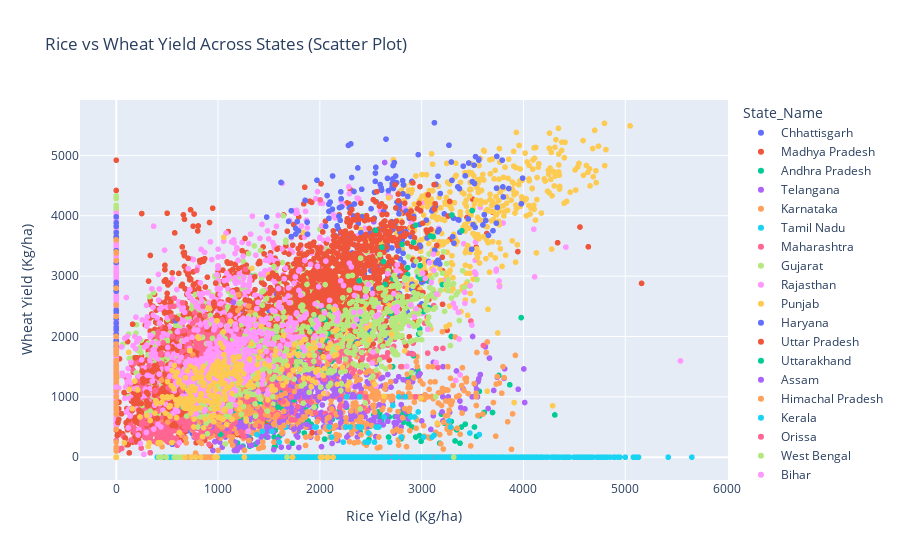

The code cell stored with this chart in its notebook:
### Markdown cell above
Rice vs. Wheat Yield Across States

### Code cell
# Select relevant columns for Rice and Wheat Yield
yield_df = df[['State_Name', 'RICE_YIELD_Kg_per_ha', 'WHEAT_YIELD_Kg_per_ha']]

# Create Scatter Plot using Plotly
fig = px.scatter(
    yield_df,
    x='RICE_YIELD_Kg_per_ha',
    y='WHEAT_YIELD_Kg_per_ha',
    hover_name='State_Name',
    size_max=60,
    color='State_Name',
    title='Rice vs Wheat Yield Across States (Scatter Plot)',
    labels={'RICE_YIELD_Kg_per_ha': 'Rice Yield (Kg/ha)', 'WHEAT_YIELD_Kg_per_ha': 'Wheat Yield (Kg/ha)'}
)

fig.show()

### Figure 1 — Plotly figure (JSON) as saved in the notebook; plotly's stock layout.template omitted (floating-point values rounded to 4 significant figures; data arrays with more than 128 entries replaced by an {"elided": "..."} marker saying what was removed)
{"data": [{"hovertemplate": "<b>%{hovertext}</b><br><br>State_Name=Chhattisgarh<br>Rice Yield (Kg/ha)=%{x}<br>Wheat Yield (Kg/ha)=%{y}<extra></extra>", "hovertext": {"elided": "312 str values"}, "legendgroup": "Chhattisgarh", "marker": {"color": "#636efa", "symbol": "circle"}, "mode": "markers", "name": "Chhattisgarh", "showlegend": true, "type": "scattergl", "x": {"elided": "312 float values"}, "xaxis": "x", "y": {"elided": "312 float values"}, "yaxis": "y"}, {"hovertemplate": "<b>%{hovertext}</b><br><br>State_Name=Madhya Pradesh<br>Rice Yield (Kg/ha)=%{x}<br>Wheat Yield (Kg/ha)=%{y}<extra></extra>", "hovertext": {"elided": "1924 str values"}, "legendgroup": "Madhya Pradesh", "marker": {"color": "#EF553B", "symbol": "circle"}, "mode": "markers", "name": "Madhya Pradesh", "showlegend": true, "type": "scattergl", "x": {"elided": "1924 float values"}, "xaxis": "x", "y": {"elided": "1924 float values"}, "yaxis": "y"}, {"hovertemplate": "<b>%{hovertext}</b><br><br>State_Name=Andhra Pradesh<br>Rice Yield (Kg/ha)=%{x}<br>Wheat Yield (Kg/ha)=%{y}<extra></extra>", "hovertext": {"elided": "572 str values"}, "legendgroup": "Andhra Pradesh", "marker": {"color": "#00cc96", "symbol": "circle"}, "mode": "markers", "name": "Andhra Pradesh", "showlegend": true, "type": "scattergl", "x": {"elided": "572 float values"}, "xaxis": "x", "y": {"elided": "572 float values"}, "yaxis": "y"}, {"hovertemplate": "<b>%{hovertext}</b><br><br>State_Name=Telangana<br>Rice Yield (Kg/ha)=%{x}<br>Wheat Yield (Kg/ha)=%{y}<extra></extra>", "hovertext": {"elided": "468 str values"}, "legendgroup": "Telangana", "marker": {"color": "#ab63fa", "symbol": "circle"}, "mode": "markers", "name": "Telangana", "showlegend": true, "type": "scattergl", "x": {"elided": "468 float values"}, "xaxis": "x", "y": {"elided": "468 float values"}, "yaxis": "y"}, {"hovertemplate": "<b>%{hovertext}</b><br><br>State_Name=Karnataka<br>Rice Yield (Kg/ha)=%{x}<br>Wheat Yield (Kg/ha)=%{y}<extra></extra>", "hovertext": {"elided": "988 str values"}, "legendgroup": "Karnataka", "marker": {"color": "#FFA15A", "symbol": "circle"}, "mode": "markers", "name": "Karnataka", "showlegend": true, "type": "scattergl", "x": {"elided": "988 float values"}, "xaxis": "x", "y": {"elided": "988 float values"}, "yaxis": "y"}, {"hovertemplate": "<b>%{hovertext}</b><br><br>State_Name=Tamil Nadu<br>Rice Yield (Kg/ha)=%{x}<br>Wheat Yield (Kg/ha)=%{y}<extra></extra>", "hovertext": {"elided": "624 str values"}, "legendgroup": "Tamil Nadu", "marker": {"color": "#19d3f3", "symbol": "circle"}, "mode": "markers", "name": "Tamil Nadu", "showlegend": true, "type": "scattergl", "x": {"elided": "624 float values"}, "xaxis": "x", "y": {"elided": "624 float values"}, "yaxis": "y"}, {"hovertemplate": "<b>%{hovertext}</b><br><br>State_Name=Maharashtra<br>Rice Yield (Kg/ha)=%{x}<br>Wheat Yield (Kg/ha)=%{y}<extra></extra>", "hovertext": {"elided": "1348 str values"}, "legendgroup": "Maharashtra", "marker": {"color": "#FF6692", "symbol": "circle"}, "mode": "markers", "name": "Maharashtra", "showlegend": true, "type": "scattergl", "x": {"elided": "1348 float values"}, "xaxis": "x", "y": {"elided": "1348 float values"}, "yaxis": "y"}, {"hovertemplate": "<b>%{hovertext}</b><br><br>State_Name=Gujarat<br>Rice Yield (Kg/ha)=%{x}<br>Wheat Yield (Kg/ha)=%{y}<extra></extra>", "hovertext": {"elided": "936 str values"}, "legendgroup": "Gujarat", "marker": {"color": "#B6E880", "symbol": "circle"}, "mode": "markers", "name": "Gujarat", "showlegend": true, "type": "scattergl", "x": {"elided": "936 float values"}, "xaxis": "x", "y": {"elided": "936 float values"}, "yaxis": "y"}, {"hovertemplate": "<b>%{hovertext}</b><br><br>State_Name=Rajasthan<br>Rice Yield (Kg/ha)=%{x}<br>Wheat Yield (Kg/ha)=%{y}<extra></extra>", "hovertext": {"elided": "1352 str values"}, "legendgroup": "Rajasthan", "marker": {"color": "#FF97FF", "symbol": "circle"}, "mode": "markers", "name": "Rajasthan", "showlegend": true, "type": "scattergl", "x": {"elided": "1352 float values"}, "xaxis": "x", "y": {"elided": "1352 float values"}, "yaxis": "y"}, {"hovertemplate": "<b>%{hovertext}</b><br><br>State_Name=Punjab<br>Rice Yield (Kg/ha)=%{x}<br>Wheat Yield (Kg/ha)=%{y}<extra></extra>", "hovertext": {"elided": "572 str values"}, "legendgroup": "Punjab", "marker": {"color": "#FECB52", "symbol": "circle"}, "mode": "markers", "name": "Punjab", "showlegend": true, "type": "scattergl", "x": {"elided": "572 float values"}, "xaxis": "x", "y": {"elided": "572 float values"}, "yaxis": "y"}, {"hovertemplate": "<b>%{hovertext}</b><br><br>State_Name=Haryana<br>Rice Yield (Kg/ha)=%{x}<br>Wheat Yield (Kg/ha)=%{y}<extra></extra>", "hovertext": {"elided": "364 str values"}, "legendgroup": "Haryana", "marker": {"color": "#636efa", "symbol": "circle"}, "mode": "markers", "name": "Haryana", "showlegend": true, "type": "scattergl", "x": {"elided": "364 float values"}, "xaxis": "x", "y": {"elided": "364 float values"}, "yaxis": "y"}, {"hovertemplate": "<b>%{hovertext}</b><br><br>State_Name=Uttar Pradesh<br>Rice Yield (Kg/ha)=%{x}<br>Wheat Yield (Kg/ha)=%{y}<extra></extra>", "hovertext": {"elided": "2392 str values"}, "legendgroup": "Uttar Pradesh", "marker": {"color": "#EF553B", "symbol": "circle"}, "mode": "markers", "name": "Uttar Pradesh", "showlegend": true, "type": "scattergl", "x": {"elided": "2392 float values"}, "xaxis": "x", "y": {"elided": "2392 float values"}, "yaxis": "y"}, {"hovertemplate": "<b>%{hovertext}</b><br><br>State_Name=Uttarakhand<br>Rice Yield (Kg/ha)=%{x}<br>Wheat Yield (Kg/ha)=%{y}<extra></extra>", "hovertext": {"elided": "416 str values"}, "legendgroup": "Uttarakhand", "marker": {"color": "#00cc96", "symbol": "circle"}, "mode": "markers", "name": "Uttarakhand", "showlegend": true, "type": "scattergl", "x": {"elided": "416 float values"}, "xaxis": "x", "y": {"elided": "416 float values"}, "yaxis": "y"}, {"hovertemplate": "<b>%{hovertext}</b><br><br>State_Name=Assam<br>Rice Yield (Kg/ha)=%{x}<br>Wheat Yield (Kg/ha)=%{y}<extra></extra>", "hovertext": {"elided": "520 str values"}, "legendgroup": "Assam", "marker": {"color": "#ab63fa", "symbol": "circle"}, "mode": "markers", "name": "Assam", "showlegend": true, "type": "scattergl", "x": {"elided": "520 float values"}, "xaxis": "x", "y": {"elided": "520 float values"}, "yaxis": "y"}, {"hovertemplate": "<b>%{hovertext}</b><br><br>State_Name=Himachal Pradesh<br>Rice Yield (Kg/ha)=%{x}<br>Wheat Yield (Kg/ha)=%{y}<extra></extra>", "hovertext": {"elided": "520 str values"}, "legendgroup": "Himachal Pradesh", "marker": {"color": "#FFA15A", "symbol": "circle"}, "mode": "markers", "name": "Himachal Pradesh", "showlegend": true, "type": "scattergl", "x": {"elided": "520 float values"}, "xaxis": "x", "y": {"elided": "520 float values"}, "yaxis": "y"}, {"hovertemplate": "<b>%{hovertext}</b><br><br>State_Name=Kerala<br>Rice Yield (Kg/ha)=%{x}<br>Wheat Yield (Kg/ha)=%{y}<extra></extra>", "hovertext": {"elided": "516 str values"}, "legendgroup": "Kerala", "marker": {"color": "#19d3f3", "symbol": "circle"}, "mode": "markers", "name": "Kerala", "showlegend": true, "type": "scattergl", "x": {"elided": "516 float values"}, "xaxis": "x", "y": {"elided": "516 float values"}, "yaxis": "y"}, {"hovertemplate": "<b>%{hovertext}</b><br><br>State_Name=Orissa<br>Rice Yield (Kg/ha)=%{x}<br>Wheat Yield (Kg/ha)=%{y}<extra></extra>", "hovertext": {"elided": "676 str values"}, "legendgroup": "Orissa", "marker": {"color": "#FF6692", "symbol": "circle"}, "mode": "markers", "name": "Orissa", "showlegend": true, "type": "scattergl", "x": {"elided": "676 float values"}, "xaxis": "x", "y": {"elided": "676 float values"}, "yaxis": "y"}, {"hovertemplate": "<b>%{hovertext}</b><br><br>State_Name=West Bengal<br>Rice Yield (Kg/ha)=%{x}<br>Wheat Yield (Kg/ha)=%{y}<extra></extra>", "hovertext": {"elided": "774 str values"}, "legendgroup": "West Bengal", "marker": {"color": "#B6E880", "symbol": "circle"}, "mode": "markers", "name": "West Bengal", "showlegend": true, "type": "scattergl", "x": {"elided": "774 float values"}, "xaxis": "x", "y": {"elided": "774 float values"}, "yaxis": "y"}, {"hovertemplate": "<b>%{hovertext}</b><br><br>State_Name=Bihar<br>Rice Yield (Kg/ha)=%{x}<br>Wheat Yield (Kg/ha)=%{y}<extra></extra>", "hovertext": {"elided": "572 str values"}, "legendgroup": "Bihar", "marker": {"color": "#FF97FF", "symbol": "circle"}, "mode": "markers", "name": "Bihar", "showlegend": true, "type": "scattergl", "x": {"elided": "572 float values"}, "xaxis": "x", "y": {"elided": "572 float values"}, "yaxis": "y"}, {"hovertemplate": "<b>%{hovertext}</b><br><br>State_Name=Jharkhand<br>Rice Yield (Kg/ha)=%{x}<br>Wheat Yield (Kg/ha)=%{y}<extra></extra>", "hovertext": {"elided": "300 str values"}, "legendgroup": "Jharkhand", "marker": {"color": "#FECB52", "symbol": "circle"}, "mode": "markers", "name": "Jharkhand", "showlegend": true, "type": "scattergl", "x": {"elided": "300 float values"}, "xaxis": "x", "y": {"elided": "300 float values"}, "yaxis": "y"}], "layout": {"legend": {"title": {"text": "State_Name"}, "tracegroupgap": 0}, "title": {"text": "Rice vs Wheat Yield Across States (Scatter Plot)"}, "xaxis": {"anchor": "y", "domain": [0, 1], "title": {"text": "Rice Yield (Kg/ha)"}}, "yaxis": {"anchor": "x", "domain": [0, 1], "title": {"text": "Wheat Yield (Kg/ha)"}}}}
